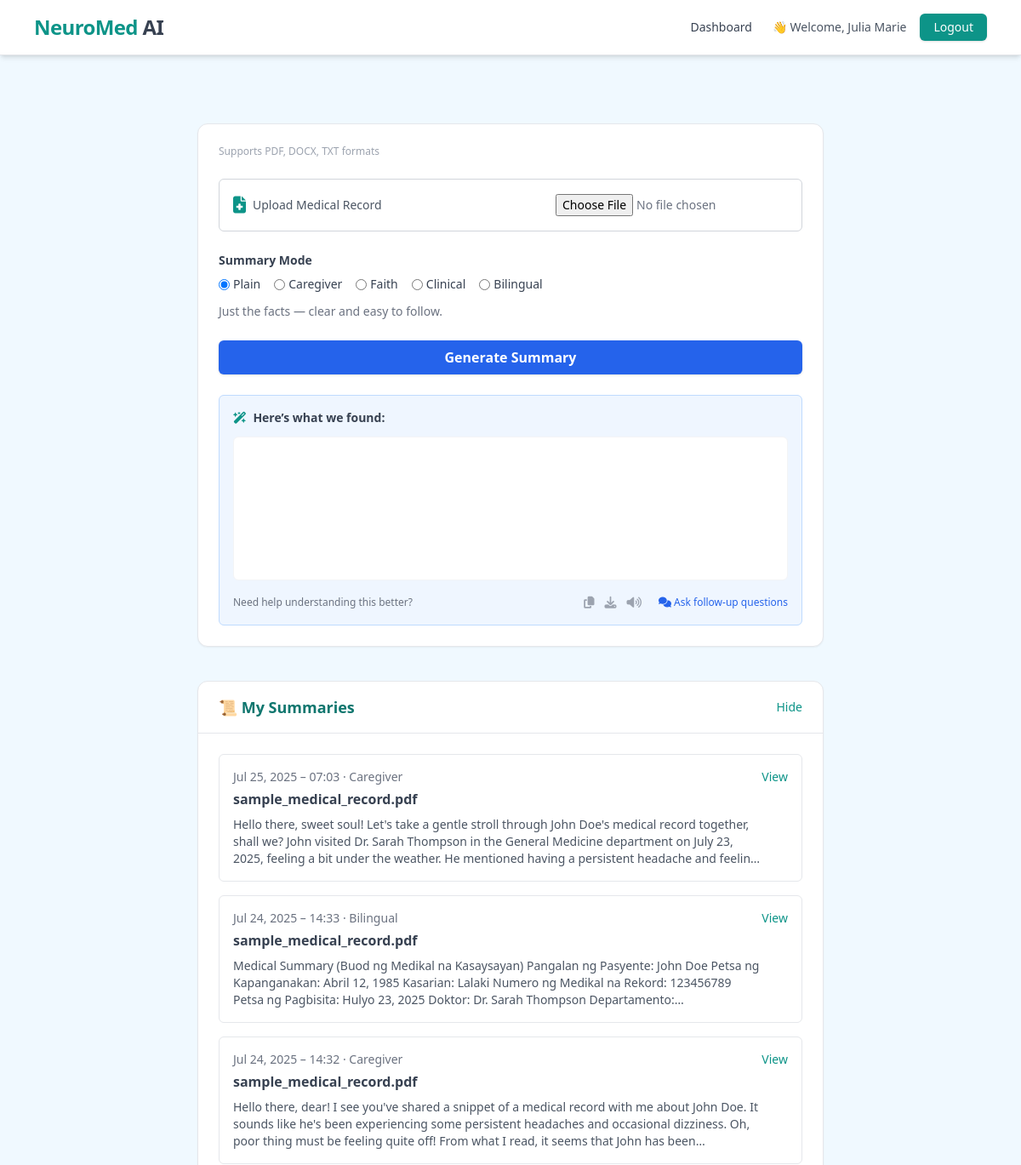
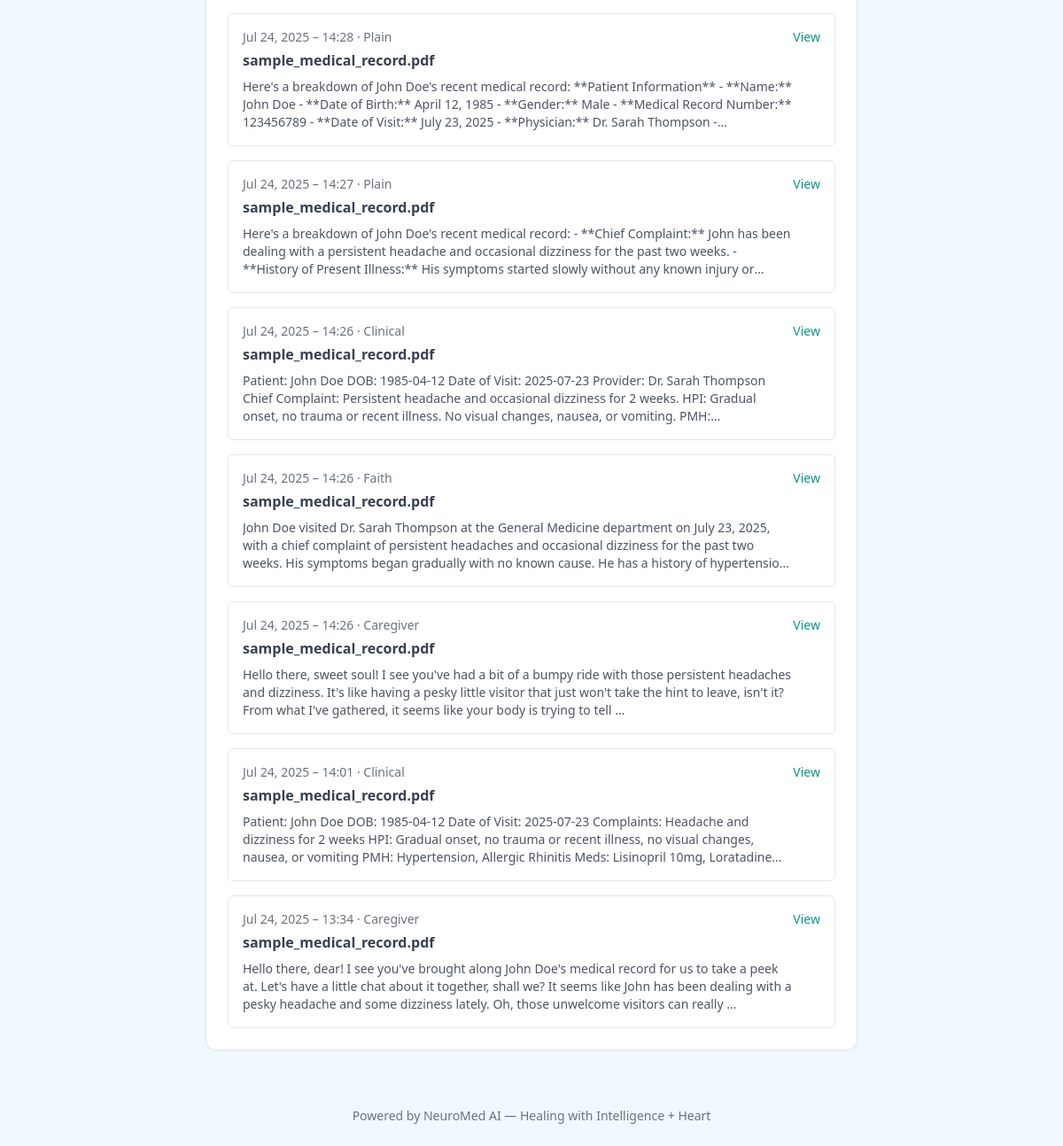
The app's page /dashboard/ (signed in) with its own data (2 pictures, top to bottom).
### myApp/models.py (models this page shows)
class MedicalSummary(models.Model):
    user = models.ForeignKey(User, on_delete=models.CASCADE, related_name="summaries")
    uploaded_filename = models.CharField(max_length=255)
    tone = models.CharField(max_length=50)
    raw_text = models.TextField()
    summary = models.TextField()
    created_at = models.DateTimeField(auto_now_add=True)
    class Meta:
        ordering = ['-created_at']

### myApp/views.py (the view)
# urls.py: path('dashboard/', views.dashboard, name='dashboard'),
@login_required
def dashboard(request):
    summaries = request.user.summaries.all()  # via related_name
    return render(request, "dashboard.html", {"summaries": summaries})

### myApp/templates/dashboard.html (shortened to what this page needs)
{% load static %}
{% load widget_tweaks %}
<!DOCTYPE html>
<html lang="en">
<head>
  <script src="https://cdn.tailwindcss.com"></script>
  <link rel="stylesheet" href="https://cdnjs.cloudflare.com/ajax/libs/font-awesome/6.4.2/css/all.min.css">
</head>
<body class="bg-sky-50 min-h-screen text-gray-800 font-sans">
  {% include "partials/header.html" %}
  <main class="max-w-3xl mx-auto px-4 py-10 space-y-10">
    {% include "partials/_summary_form.html" %}
    <section x-data="{ open: true }" class="bg-white rounded-xl shadow-sm border">
      <div class="flex items-center justify-between px-6 py-4 border-b">
        <h2 class="text-lg font-bold text-teal-700">📜 My Summaries</h2>
        <button
          @click="open = !open"
          class="text-sm text-teal-600 hover:underline"
        >
          <span x-text="open ? 'Hide' : 'Show'"></span>
        </button>
      </div>
      <div x-show="open" x-transition class="p-6">
        {% if summaries %}
          <ul class="space-y-4">
            {% for item in summaries %}
              <li class="border border-gray-200 rounded-md p-4">
                <div class="flex justify-between items-start">
                  <div>
                    <p class="text-sm text-gray-500">{{ item.created_at|date:"M d, Y – H:i" }} · {{ item.tone }}</p>
                    <p class="font-semibold text-gray-700 mt-1">{{ item.uploaded_filename }}</p>
                    <p class="text-sm text-gray-600 mt-2 line-clamp-3">{{ item.summary|truncatewords:50 }}</p>
                  </div>
                  <button
                    class="text-sm text-teal-600 hover:underline open-summary-modal"
                    data-summary="{{ item.summary|escapejs }}"
                  >
                    View
                  </button>
                </div>
              </li>
            {% endfor %}
          </ul>
        {% else %}
          <p class="text-sm text-gray-500 italic">No summaries yet.</p>
        {% endif %}
      </div>
    </section>
  </main>
  <footer class="text-center py-6 text-sm text-gray-500">
    <p>Powered by NeuroMed AI — Healing with Intelligence + Heart</p>
  </footer>
</body>
</html>

### myApp/templates/partials/header.html (shortened to what this page needs)
<header class="bg-white border-b shadow-md sticky top-0 z-50">
    <div class="max-w-6xl mx-auto px-4 py-4 flex justify-between items-center">
      <a href="/" class="text-2xl font-extrabold text-teal-600 tracking-tight hover:drop-shadow-sm transition">
        NeuroMed<span class="text-gray-700"> AI</span>
      </a>
      {% if request.user.is_authenticated %}
      <div class="flex items-center gap-6 text-sm text-gray-700">
        <nav class="space-x-5">
          <a href="/dashboard/" class="hover:text-teal-600 hover:underline underline-offset-4 transition">Dashboard</a>
        </nav>
        <div class="flex items-center gap-4">
          <span class="font-medium text-gray-600">👋 Welcome, {{ request.user.first_name|default:request.user.username }}</span>
          <form method="POST" action="{% url 'logout' %}">
            <button
              type="submit"
              class="bg-teal-600 hover:bg-teal-700 text-white px-4 py-1.5 rounded-md text-sm font-medium transition shadow"
            >
              Logout
            </button>
          </form>
        </div>
      </div>
      {% endif %}
    </div>
  </header>

### records on screen
MedicalSummary: created_at "Jul 25, 2025 – 07:03", tone "Caregiver", uploaded_filename "sample_medical_record.pdf", summary "Hello there, sweet soul! Let's take a gentle stroll through John Doe's medical record together, shall we? John visited Dr. Sarah Thompson in the General Medicine department on July 23, 2025, feeling a bit under the weather. He mentioned having a persistent headache and…"
MedicalSummary: created_at "Jul 24, 2025 – 14:33", tone "Bilingual", uploaded_filename "sample_medical_record.pdf", summary "Medical Summary (Buod ng Medikal na Kasaysayan) Pangalan ng Pasyente: John Doe Petsa ng Kapanganakan: Abril 12, 1985 Kasarian: Lalaki Numero ng Medikal na Rekord: 123456789 Petsa ng Pagbisita: Hulyo 23, 2025 Doktor: Dr. Sarah Thompson…"
MedicalSummary: created_at "Jul 24, 2025 – 14:32", tone "Caregiver", uploaded_filename "sample_medical_record.pdf", summary "Hello there, dear! I see you've shared a snippet of a medical record with me about John Doe. It sounds like he's been experiencing some persistent headaches and occasional dizziness. Oh, poor thing must be feeling quite off! From what I read, it seems that John has…"
MedicalSummary: created_at "Jul 24, 2025 – 14:28", tone "Plain", uploaded_filename "sample_medical_record.pdf", summary "Here's a breakdown of John Doe's recent medical record: **Patient Information** - **Name:** John Doe - **Date of Birth:** April 12, 1985 - **Gender:** Male - **Medical Record Number:** 123456789 - **Date of Visit:** July 23, 2025 - **Physician:** Dr. Sarah Thompson…"
MedicalSummary: created_at "Jul 24, 2025 – 14:27", tone "Plain", uploaded_filename "sample_medical_record.pdf", summary "Here's a breakdown of John Doe's recent medical record: - **Chief Complaint:** John has been dealing with a persistent headache and occasional dizziness for the past two weeks. - **History of Present Illness:** His symptoms started slowly without any known injury…"
MedicalSummary: created_at "Jul 24, 2025 – 14:26", tone "Clinical", uploaded_filename "sample_medical_record.pdf", summary "Patient: John Doe DOB: 1985-04-12 Date of Visit: 2025-07-23 Provider: Dr. Sarah Thompson Chief Complaint: Persistent headache and occasional dizziness for 2 weeks. HPI: Gradual onset, no trauma or recent illness. No visual changes, nausea, or vomiting.…"
MedicalSummary: created_at "Jul 24, 2025 – 14:26", tone "Faith", uploaded_filename "sample_medical_record.pdf", summary "John Doe visited Dr. Sarah Thompson at the General Medicine department on July 23, 2025, with a chief complaint of persistent headaches and occasional dizziness for the past two weeks. His symptoms began gradually with no known cause. He has a history of…"
MedicalSummary: created_at "Jul 24, 2025 – 14:26", tone "Caregiver", uploaded_filename "sample_medical_record.pdf", summary "Hello there, sweet soul! I see you've had a bit of a bumpy ride with those persistent headaches and dizziness. It's like having a pesky little visitor that just won't take the hint to leave, isn't it? From what I've gathered, it seems like your body is trying to tell …"
MedicalSummary: created_at "Jul 24, 2025 – 14:01", tone "Clinical", uploaded_filename "sample_medical_record.pdf", summary "Patient: John Doe DOB: 1985-04-12 Date of Visit: 2025-07-23 Complaints: Headache and dizziness for 2 weeks HPI: Gradual onset, no trauma or recent illness, no visual changes, nausea, or vomiting PMH: Hypertension, Allergic Rhinitis Meds: Lisinopril 10mg,…"
MedicalSummary: created_at "Jul 24, 2025 – 13:34", tone "Caregiver", uploaded_filename "sample_medical_record.pdf", summary "Hello there, dear! I see you've brought along John Doe's medical record for us to take a peek at. Let's have a little chat about it together, shall we? It seems like John has been dealing with a pesky headache and some dizziness lately. Oh, those unwelcome visitors can really …"

### other values on screen
{{ request.user.first_name|default:request.user.username }} "Julia Marie"
